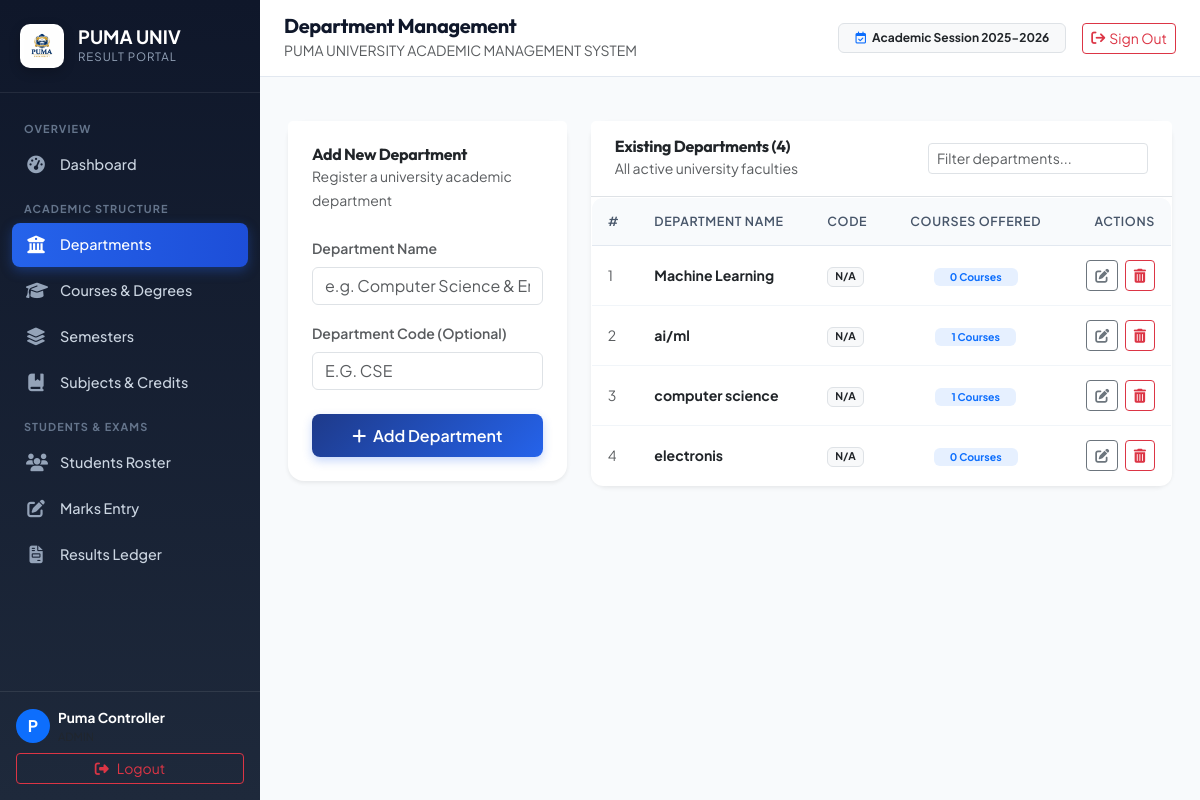
The app's page /departments (signed in) with its own data.
### tables this page shows
CREATE TABLE departments (
            id INTEGER PRIMARY KEY AUTOINCREMENT,
            name TEXT NOT NULL
        , code TEXT, created_at TIMESTAMP);

### app.py (the view)
@app.route("/departments")
@admin_required
def departments_page():
    departments = database.get_departments()
    return render_template("departments.html", departments=departments)

### app.py (called while the page is built)
def admin_required(f):
    @wraps(f)
    def decorated_function(*args, **kwargs):
        if "user" not in session or session.get("role") != "admin":
            flash("Admin authentication required.", "danger")
            return redirect(url_for("home"))
        return f(*args, **kwargs)
    return decorated_function

### database.py (called while the page is built)
def get_db():
    conn = sqlite3.connect(DATABASE_PATH)
    conn.row_factory = sqlite3.Row
    conn.execute("PRAGMA foreign_keys = ON;")
    conn.execute("PRAGMA journal_mode = WAL;")
    return conn

def get_departments():
    conn = get_db()
    cursor = conn.cursor()
    cursor.execute("""
        SELECT d.id, d.name, d.code, d.created_at,
               COUNT(c.id) as course_count
        FROM departments d
        LEFT JOIN courses c ON c.department_id = d.id
        GROUP BY d.id
        ORDER BY d.name ASC
    """)
    rows = cursor.fetchall()
    conn.close()
    return [dict(r) for r in rows]

### templates/departments.html (shortened to what this page needs)
{% extends "base.html" %}
{% block page_heading %}Department Management{% endblock %}
{% block content %}
<div class="container-fluid p-0">
    <div class="row g-4">
        <div class="col-lg-4">
            <div class="card border-0 shadow-sm rounded-4">
                <div class="card-header bg-white border-0 pt-4 px-4 pb-0">
                    <h6 class="fw-bold text-dark mb-0">Add New Department</h6>
                    <small class="text-muted">Register a university academic department</small>
                </div>
                <div class="card-body p-4">
                    <form method="POST" action="/departments/add">
                        <div class="mb-3">
                            <label class="form-label fw-semibold small text-muted">Department Name</label>
                            <input type="text" name="name" class="form-control" placeholder="e.g. Computer Science & Engineering" required>
                        </div>
                        <div class="mb-4">
                            <label class="form-label fw-semibold small text-muted">Department Code (Optional)</label>
                            <input type="text" name="code" class="form-control text-uppercase" placeholder="e.g. CSE">
                        </div>
                        <button type="submit" class="btn btn-puma-primary w-100">
                            <i class="fa-solid fa-plus me-1"></i> Add Department
                        </button>
                    </form>
                </div>
            </div>
        </div>
        <div class="col-lg-8">
            <div class="card border-0 shadow-sm rounded-4">
                <div class="card-header bg-white border-bottom py-3 px-4 d-flex justify-content-between align-items-center">
                    <div>
                        <h6 class="fw-bold text-dark mb-0">Existing Departments ({{ departments|length }})</h6>
                        <small class="text-muted">All active university faculties</small>
                    </div>
                    <input type="text" class="form-control form-control-sm" placeholder="Filter departments..." data-table-search="deptTable" style="max-width: 220px;">
                </div>
                <div class="table-responsive">
                    <table class="table table-hover align-middle mb-0 table-modern" id="deptTable">
                        <thead>
                            <tr>
                                <th>#</th>
                                <th>Department Name</th>
                                <th>Code</th>
                                <th class="text-center">Courses Offered</th>
                                <th class="text-end">Actions</th>
                            </tr>
                        </thead>
                        <tbody>
                            {% for dept in departments %}
                            <tr>
                                <td class="text-muted">{{ loop.index }}</td>
                                <td class="fw-bold text-dark">{{ dept.name }}</td>
                                <td>
                                    <span class="badge bg-light text-dark border">{{ dept.code or 'N/A' }}</span>
                                </td>
                                <td class="text-center">
                                    <span class="badge bg-primary bg-opacity-10 text-primary px-3 py-1 fw-bold">
                                        {{ dept.course_count }} Courses
                                    </span>
                                </td>
                                <td class="text-end">
                                    <button class="btn btn-sm btn-outline-secondary me-1" data-bs-toggle="modal" data-bs-target="#editDeptModal{{ dept.id }}">
                                        <i class="fa-solid fa-pen-to-square"></i>
                                    </button>
                                    <form method="POST" action="/departments/delete/{{ dept.id }}" class="d-inline">
                                        <button type="button" class="btn btn-sm btn-outline-danger" data-confirm-delete="Department '{{ dept.name }}'">
                                            <i class="fa-solid fa-trash-can"></i>
                                        </button>
                                    </form>
                                </td>
                            </tr>
                            {% endfor %}
                        </tbody>
                    </table>
                </div>
            </div>
        </div>
    </div>
</div>
{% endblock %}

### static/style.css (style rules this page uses)
:root { --primary: #1e3a8a; --primary-light: #3b82f6; --primary-dark: #172554; --accent: #f59e0b; --accent-red: #dc2626; --accent-green: #16a34a; --bg-main: #f8fafc; --card-bg: #ffffff; --text-primary: #0f172a; --text-secondary: #475569; --border-color: #e2e8f0; --sidebar-width: 260px; }
* { box-sizing: border-box; }
body { font-family: 'Plus Jakarta Sans', -apple-system, BlinkMacSystemFont, sans-serif; background-color: var(--bg-main); color: var(--text-primary); min-height: 100vh; overflow-x: hidden; }
h1, h2, h3, h4, h5, h6, .brand-font { font-family: 'Outfit', sans-serif; letter-spacing: -0.02em; }
.table-modern { background: #ffffff; border-radius: 12px; overflow: hidden; border: 1px solid var(--border-color); box-shadow: 0 1px 3px rgba(0,0,0,0.02); }
.table-modern thead th { background: #f8fafc; color: #475569; font-weight: 600; font-size: 0.78rem; text-transform: uppercase; letter-spacing: 0.05em; padding: 0.875rem 1rem; border-bottom: 1px solid var(--border-color); }
.table-modern tbody td { padding: 0.875rem 1rem; vertical-align: middle; font-size: 0.88rem; border-bottom: 1px solid #f1f5f9; }
.table-modern tbody tr:last-child td { border-bottom: none; }
.btn-puma-primary { background: linear-gradient(135deg, #1e3a8a 0%, #2563eb 100%); color: white; border: none; font-weight: 600; padding: 0.6rem 1.25rem; border-radius: 8px; transition: all 0.2s; box-shadow: 0 4px 10px rgba(37, 99, 235, 0.25); }

### records on screen
departments: name "Machine Learning", code "N/A", course_count "0"
departments: name "ai/ml", code "N/A", course_count "1"
departments: name "computer science", code "N/A", course_count "1"
departments: name "electronis", code "N/A", course_count "0"

### other values on screen
{{ (session.get('user_name') or 'U')[0]|upper }} "P"
{{ session.get('user_name') }} "Puma Controller"
{{ departments|length }} "4"
